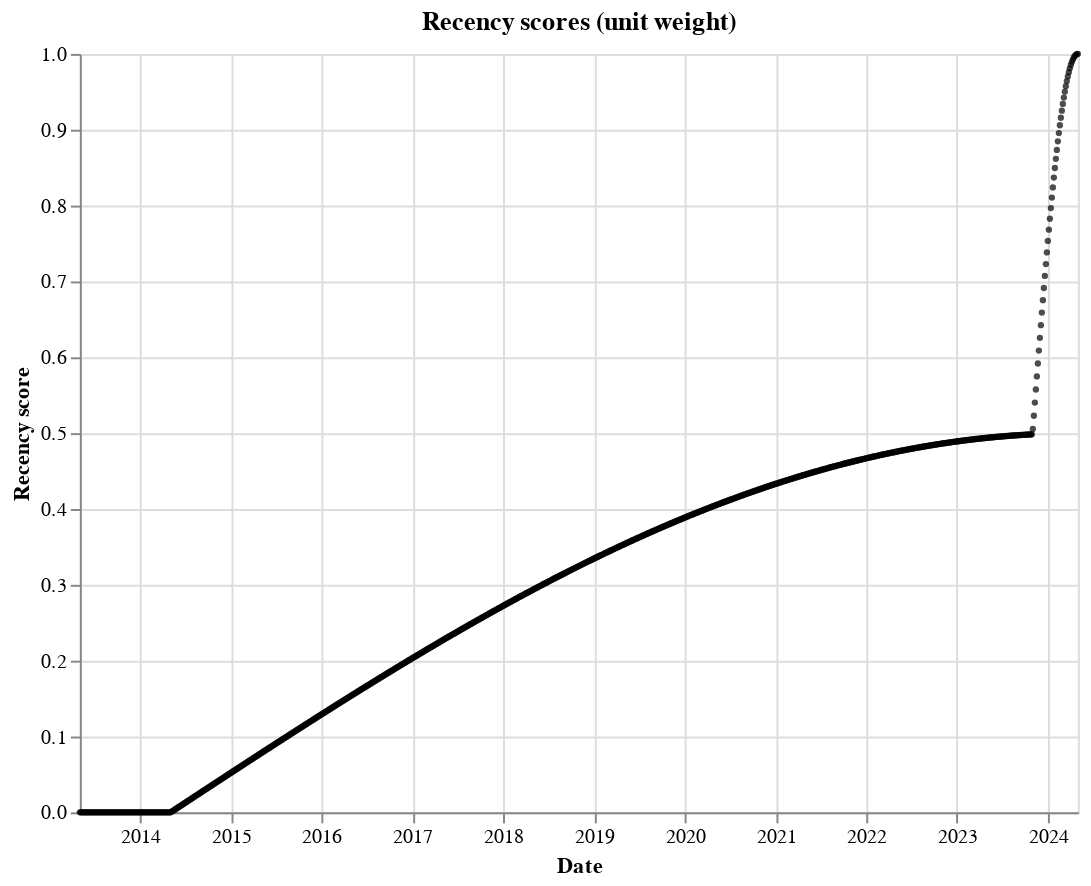

Write notebook code for a chart like this one.
### Markdown cell above
## Understanding recency

### Code cell
# To get an intuitive understanding of how recency is weighted for our data,
# we can explore the weights using Superlinked's inbuilt RecencyPlotter
recency_plotter = sl.RecencyPlotter(recency_space, context_data=EXECUTOR_DATA)
recency_plotter.plot_recency_curve()

### Figure 1 — Vega-Lite specification as saved in the notebook (floating-point values rounded to 4 significant figures; data arrays with more than 128 entries replaced by an {"elided": "..."} marker saying what was removed)
{"$schema": "https://vega.github.io/schema/vega-lite/v5.16.3.json", "config": {"view": {"continuousHeight": 300, "continuousWidth": 300}}, "data": {"name": "data-9c375301a0a080870a3caff0d6bcb938"}, "datasets": {"data-9c375301a0a080870a3caff0d6bcb938": {"elided": "1000 records"}}, "encoding": {"tooltip": [{"field": "date", "type": "temporal"}], "x": {"field": "date", "title": "Date", "type": "temporal"}, "y": {"field": "score", "title": "Recency score", "type": "quantitative"}}, "height": 380, "mark": {"color": "black", "filled": true, "size": 10, "type": "point"}, "title": "Recency scores (unit weight)", "width": 500}
